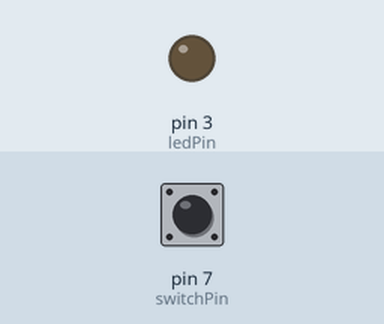
Simulated run of this sketch. Board: Arduino Uno, built with avr-gcc and run on an emulated ATmega328P. Shown: output pins drawn as LEDs (lit = HIGH). Inputs (shaded band) come from the test bench; at power-on: pin 7 (switchPin) HIGH.

Above: at 1.2 s.
1.3 s: pin 7 (switchPin) pulled LOW for 0.15 s
At 1.37 s:
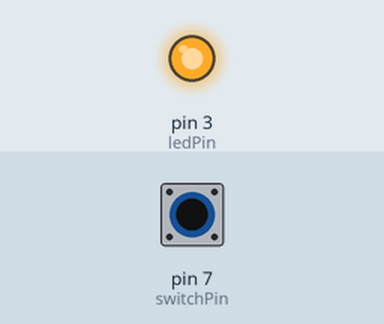
2.9 s: pin 7 (switchPin) pulled LOW for 3.2 s
At 7.1 s:
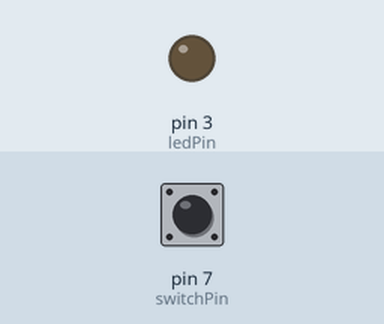
Timing chart, 0 to 8.6 s (numbered marks = the images above; inputs shaded):
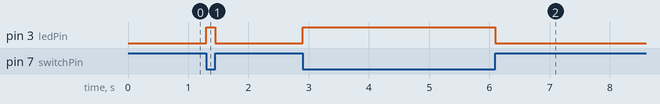

The sketch:

boatBlink.ino
```cpp
const int switchPin = 7;
const int ledPin = 3;

void setup() {
  pinMode(switchPin, INPUT_PULLUP);
  pinMode(ledPin, OUTPUT);
}

void loop() {
  // LOW = copper tape touching
  if (digitalRead(switchPin) == LOW) {
    digitalWrite(ledPin, HIGH);  // LED ON
  } else {
    digitalWrite(ledPin, LOW);   // LED OFF
  }
}
```

Measured:
- after the input at 1.3 s, pin 3 (ledPin): LOW → HIGH at once, → LOW 0.15 s later
- after the input at 2.9 s, pin 3 (ledPin): LOW → HIGH at once, → LOW 3.2 s later
